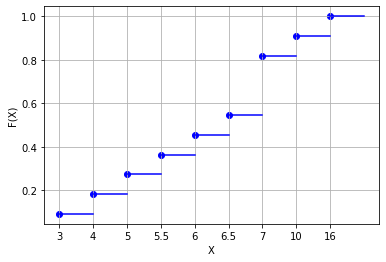

Write the Python code that produced this figure.
import matplotlib.pyplot as plt
import numpy as np


def verteilungs_funktion(x_param, y_param):
    x_values = range(0, len(x_param))
    y_values = []
    temp = 0
    for item in y_param:
        temp += item
        y_values.append(temp)
        
    for line in x_values:
        x = np.linspace(line, line + 1)
        y = np.linspace(y_values.__getitem__(line), y_values.__getitem__(line))
        plt.plot(x, y, color='blue')
    plt.scatter(x_values, y_values, color='blue')
    plt.xticks(x_values,x_param)
    plt.grid()
    plt.show()


plt.ylabel('F(X)')
plt.xlabel('X')
x = [3, 4, 5, 5.5, 6, 6.5, 7, 10, 16]
y = [1/11, 1/11, 1/11, 1/11, 1/11, 1/11, 3/11, 1/11, 1/11,]
verteilungs_funktion(x, y)
